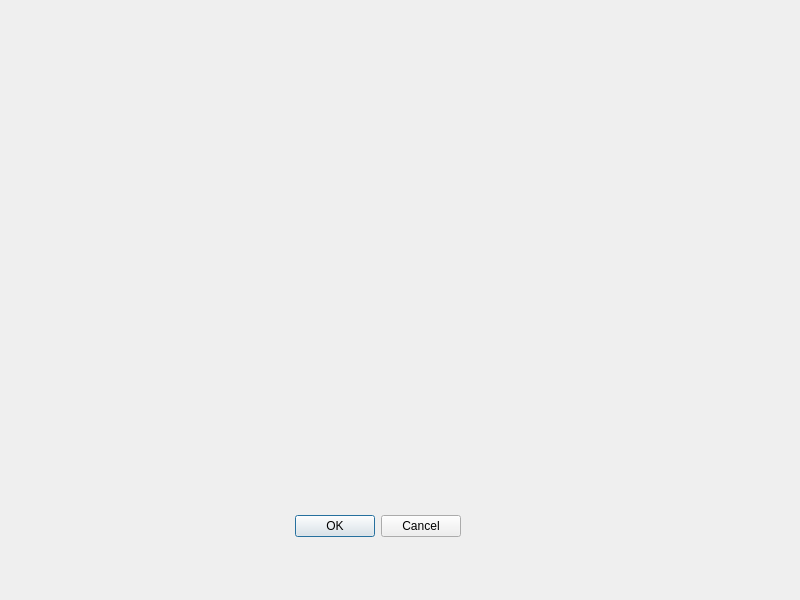
<?xml version="1.0" encoding="UTF-8"?>
<ui version="4.0">
 <class>Cluster_show</class>
 <widget class="QDialog" name="Cluster_show">
  <property name="geometry">
   <rect>
    <x>0</x>
    <y>0</y>
    <width>800</width>
    <height>600</height>
   </rect>
  </property>
  <property name="windowTitle">
   <string>Dialog</string>
  </property>
  <widget class="QDialogButtonBox" name="buttonBox">
   <property name="geometry">
    <rect>
     <x>120</x>
     <y>510</y>
     <width>341</width>
     <height>32</height>
    </rect>
   </property>
   <property name="orientation">
    <enum>Qt::Horizontal</enum>
   </property>
   <property name="standardButtons">
    <set>QDialogButtonBox::Cancel|QDialogButtonBox::Ok</set>
   </property>
  </widget>
 </widget>
 <resources/>
 <connections>
  <connection>
   <sender>buttonBox</sender>
   <signal>accepted()</signal>
   <receiver>Cluster_show</receiver>
   <slot>accept()</slot>
   <hints>
    <hint type="sourcelabel">
     <x>248</x>
     <y>254</y>
    </hint>
    <hint type="destinationlabel">
     <x>157</x>
     <y>274</y>
    </hint>
   </hints>
  </connection>
  <connection>
   <sender>buttonBox</sender>
   <signal>rejected()</signal>
   <receiver>Cluster_show</receiver>
   <slot>reject()</slot>
   <hints>
    <hint type="sourcelabel">
     <x>316</x>
     <y>260</y>
    </hint>
    <hint type="destinationlabel">
     <x>286</x>
     <y>274</y>
    </hint>
   </hints>
  </connection>
 </connections>
</ui>
